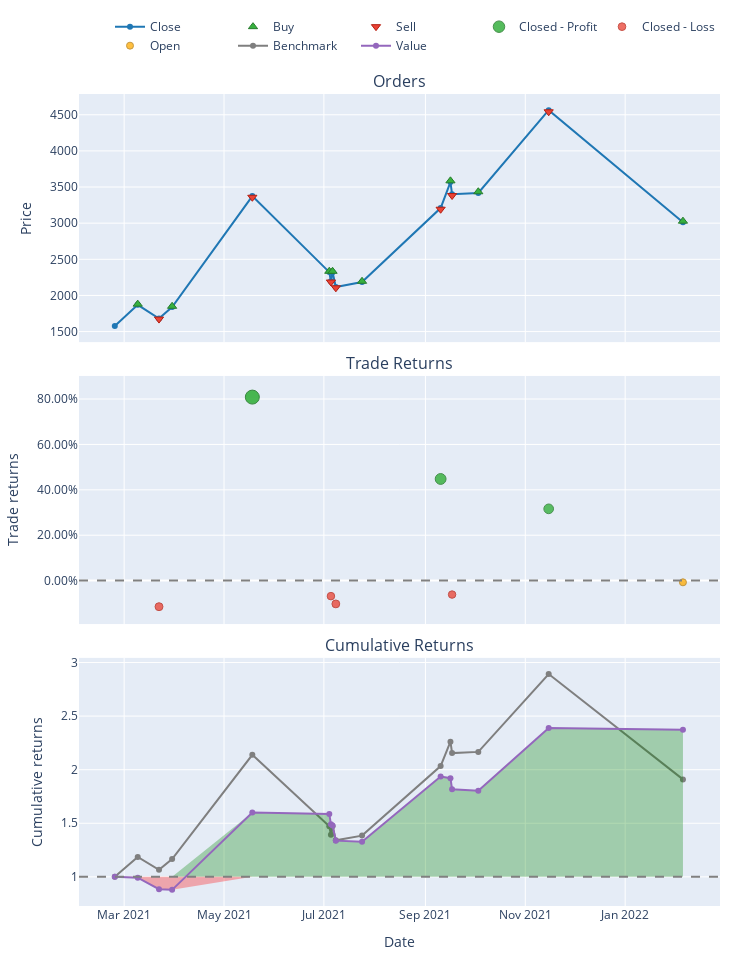

Notebook code cell kept with this figure:
### Code cell
port_og.plot().show()

### Figure 1 — Plotly figure (JSON) as saved in the notebook; plotly's stock layout.template omitted (floating-point values rounded to 4 significant figures)
{"data": [{"legendgroup": "0", "line": {"color": "#1f77b4"}, "name": "Close", "showlegend": true, "type": "scatter", "uid": "e65bb0fb-3080-42e2-8621-b3a4a1eecc6a", "x": ["2021-02-23T07:00:00", "2021-03-09T07:00:00", "2021-03-22T07:00:00", "2021-03-30T07:00:00", "2021-05-18T07:00:00", "2021-07-04T07:00:00", "2021-07-05T07:00:00", "2021-07-06T07:00:00", "2021-07-08T07:00:00", "2021-07-24T07:00:00", "2021-09-10T07:00:00", "2021-09-16T07:00:00", "2021-09-17T07:00:00", "2021-10-03T07:00:00", "2021-11-15T07:00:00", "2022-02-05T07:00:00"], "xaxis": "x", "y": [1578.0, 1870.0, 1681.0, 1840.0, 3375.0, 2323.0, 2197.0, 2323.0, 2116.0, 2185.0, 3209.0, 3568.0, 3400.0, 3418.0, 4564.0, 3013.0], "yaxis": "y"}, {"customdata": [[0, 0.05306, 0.2494], [2, 0.04775, 0.2208], [4, 0.06835, 0.3989], [6, 0.06369, 0.3717], [8, 0.06077, 0.3336], [10, 0.05384, 0.4827], [12, 0.05276, 0.4531], [14, 0.07874, 0.596]], "hovertemplate": "Order Id: %{customdata[0]}<br>Date: %{x}<br>Price: %{y}<br>Size: %{customdata[1]:.6f}<br>Fees: %{customdata[2]:.6f}", "legendgroup": "1", "marker": {"color": "#37B13F", "line": {"color": "rgb(38,123,44)", "width": 1}, "size": 8, "symbol": "triangle-up"}, "mode": "markers", "name": "Buy", "type": "scatter", "uid": "1f72e269-0308-45ac-b29b-7674ce7c3fab", "x": ["2021-03-09T07:00:00", "2021-03-30T07:00:00", "2021-07-04T07:00:00", "2021-07-06T07:00:00", "2021-07-24T07:00:00", "2021-09-16T07:00:00", "2021-10-03T07:00:00", "2022-02-05T07:00:00"], "xaxis": "x", "y": [1880.0, 1850.0, 2334.0, 2334.0, 2196.0, 3586.0, 3435.0, 3028.0], "yaxis": "y"}, {"customdata": [[1, 0.05306, 0.2219], [3, 0.04775, 0.4009], [5, 0.06835, 0.3735], [7, 0.06369, 0.3353], [9, 0.06077, 0.4851], [11, 0.05384, 0.4554], [13, 0.05276, 0.599]], "hovertemplate": "Order Id: %{customdata[0]}<br>Date: %{x}<br>Price: %{y}<br>Size: %{customdata[1]:.6f}<br>Fees: %{customdata[2]:.6f}", "legendgroup": "2", "marker": {"color": "#EA4335", "line": {"color": "rgb(181,31,18)", "width": 1}, "size": 8, "symbol": "triangle-down"}, "mode": "markers", "name": "Sell", "type": "scatter", "uid": "f5848cb9-2873-48f0-89cc-3244edb9b6fe", "x": ["2021-03-22T07:00:00", "2021-05-18T07:00:00", "2021-07-05T07:00:00", "2021-07-08T07:00:00", "2021-09-10T07:00:00", "2021-09-17T07:00:00", "2021-11-15T07:00:00"], "xaxis": "x", "y": [1673.0, 3358.0, 2186.0, 2106.0, 3193.0, 3383.0, 4541.0], "yaxis": "y"}, {"customdata": [[1, 1, 71.41], [4, 4, 59.77], [6, 6, 57.31]], "hovertemplate": "Trade Id: %{customdata[0]}<br>Position Id: %{customdata[1]}<br>Date: %{x}<br>PnL: %{customdata[1]:.6f}<br>Return: %{y}", "legendgroup": "3", "marker": {"color": "#37B13F", "line": {"color": "rgb(38,123,44)", "width": 1}, "opacity": [0.9, 0.8325, 0.8078], "size": [14, 10.85, 9.698], "symbol": "circle"}, "mode": "markers", "name": "Closed - Profit", "type": "scatter", "uid": "6a88a875-a1f7-4f53-84d9-86dad21a9ec4", "x": ["2021-05-18T07:00:00", "2021-09-10T07:00:00", "2021-11-15T07:00:00"], "xaxis": "x2", "y": [0.8086, 0.4479, 0.3162], "yaxis": "y2"}, {"customdata": [[0, 0, -11.46], [2, 2, -10.92], [3, 3, -15.25], [5, 5, -11.86]], "hovertemplate": "Trade Id: %{customdata[0]}<br>Position Id: %{customdata[1]}<br>Date: %{x}<br>PnL: %{customdata[1]:.6f}<br>Return: %{y}", "legendgroup": "4", "marker": {"color": "#EA4335", "line": {"color": "rgb(181,31,18)", "width": 1}, "opacity": [0.7701, 0.7614, 0.7678, 0.7601], "size": [7.939, 7.533, 7.831, 7.472], "symbol": "circle"}, "mode": "markers", "name": "Closed - Loss", "type": "scatter", "uid": "a2e46d95-d6bf-41f7-ab1a-700d4563a2c7", "x": ["2021-03-22T07:00:00", "2021-07-05T07:00:00", "2021-07-08T07:00:00", "2021-09-17T07:00:00"], "xaxis": "x2", "y": [-0.1149, -0.06843, -0.1026, -0.06145], "yaxis": "y2"}, {"customdata": [[7, 7, -1.782]], "hovertemplate": "Trade Id: %{customdata[0]}<br>Position Id: %{customdata[1]}<br>Date: %{x}<br>PnL: %{customdata[1]:.6f}<br>Return: %{y}", "legendgroup": "5", "marker": {"color": "#FFAA00", "line": {"color": "rgb(178,118,0)", "width": 1}, "opacity": [0.75], "size": [7], "symbol": "circle"}, "mode": "markers", "name": "Open", "type": "scatter", "uid": "5f70fd4c-c483-4e42-9689-d58c6859ec43", "x": ["2022-02-05T07:00:00"], "xaxis": "x2", "y": [-0.007475], "yaxis": "y2"}, {"legendgroup": "6", "line": {"color": "#7f7f7f"}, "name": "Benchmark", "showlegend": true, "type": "scatter", "uid": "eb884037-ccd7-4add-90ca-f9d216d025ba", "x": ["2021-02-23T07:00:00", "2021-03-09T07:00:00", "2021-03-22T07:00:00", "2021-03-30T07:00:00", "2021-05-18T07:00:00", "2021-07-04T07:00:00", "2021-07-05T07:00:00", "2021-07-06T07:00:00", "2021-07-08T07:00:00", "2021-07-24T07:00:00", "2021-09-10T07:00:00", "2021-09-16T07:00:00", "2021-09-17T07:00:00", "2021-10-03T07:00:00", "2021-11-15T07:00:00", "2022-02-05T07:00:00"], "xaxis": "x3", "y": [1, 1.186, 1.066, 1.166, 2.139, 1.472, 1.392, 1.472, 1.341, 1.385, 2.034, 2.261, 2.155, 2.166, 2.893, 1.909], "yaxis": "y3"}, {"hoverinfo": "skip", "legendgroup": "7", "line": {"color": "rgba(0, 0, 0, 0)", "width": 0}, "opacity": 0, "showlegend": false, "type": "scatter", "uid": "1c4bc801-669d-4ae7-94e4-157149eff2de", "x": ["2021-02-23T07:00:00", "2021-03-09T07:00:00", "2021-03-22T07:00:00", "2021-03-30T07:00:00", "2021-05-18T07:00:00", "2021-07-04T07:00:00", "2021-07-05T07:00:00", "2021-07-06T07:00:00", "2021-07-08T07:00:00", "2021-07-24T07:00:00", "2021-09-10T07:00:00", "2021-09-16T07:00:00", "2021-09-17T07:00:00", "2021-10-03T07:00:00", "2021-11-15T07:00:00", "2022-02-05T07:00:00"], "xaxis": "x3", "y": [1, 1, 1, 1, 1, 1, 1, 1, 1, 1, 1, 1, 1, 1, 1, 1], "yaxis": "y3"}, {"connectgaps": false, "fill": "tonexty", "fillcolor": "rgba(0, 128, 0, 0.3)", "hoverinfo": "skip", "legendgroup": "7", "line": {"color": "rgba(0, 0, 0, 0)", "width": 0}, "opacity": 0, "showlegend": false, "type": "scatter", "uid": "3f7d8e69-44c3-46cb-b630-ecdfac441b36", "x": ["2021-02-23T07:00:00", "2021-03-09T07:00:00", "2021-03-22T07:00:00", "2021-03-30T07:00:00", "2021-05-18T07:00:00", "2021-07-04T07:00:00", "2021-07-05T07:00:00", "2021-07-06T07:00:00", "2021-07-08T07:00:00", "2021-07-24T07:00:00", "2021-09-10T07:00:00", "2021-09-16T07:00:00", "2021-09-17T07:00:00", "2021-10-03T07:00:00", "2021-11-15T07:00:00", "2022-02-05T07:00:00"], "xaxis": "x3", "y": [1, 1, 1, 1, 1.6, 1.588, 1.49, 1.479, 1.338, 1.328, 1.936, 1.921, 1.817, 1.803, 2.39, 2.372], "yaxis": "y3"}, {"hoverinfo": "skip", "legendgroup": "7", "line": {"color": "rgba(0, 0, 0, 0)", "width": 0}, "opacity": 0, "showlegend": false, "type": "scatter", "uid": "a5d3b603-323a-4e17-aca7-1371d54bbb98", "x": ["2021-02-23T07:00:00", "2021-03-09T07:00:00", "2021-03-22T07:00:00", "2021-03-30T07:00:00", "2021-05-18T07:00:00", "2021-07-04T07:00:00", "2021-07-05T07:00:00", "2021-07-06T07:00:00", "2021-07-08T07:00:00", "2021-07-24T07:00:00", "2021-09-10T07:00:00", "2021-09-16T07:00:00", "2021-09-17T07:00:00", "2021-10-03T07:00:00", "2021-11-15T07:00:00", "2022-02-05T07:00:00"], "xaxis": "x3", "y": [1, 1, 1, 1, 1, 1, 1, 1, 1, 1, 1, 1, 1, 1, 1, 1], "yaxis": "y3"}, {"connectgaps": false, "fill": "tonexty", "fillcolor": "rgba(255, 0, 0, 0.3)", "hoverinfo": "skip", "legendgroup": "7", "line": {"color": "rgba(0, 0, 0, 0)", "width": 0}, "opacity": 0, "showlegend": false, "type": "scatter", "uid": "68719b3d-9c05-41e0-87a0-74ba0ef819eb", "x": ["2021-02-23T07:00:00", "2021-03-09T07:00:00", "2021-03-22T07:00:00", "2021-03-30T07:00:00", "2021-05-18T07:00:00", "2021-07-04T07:00:00", "2021-07-05T07:00:00", "2021-07-06T07:00:00", "2021-07-08T07:00:00", "2021-07-24T07:00:00", "2021-09-10T07:00:00", "2021-09-16T07:00:00", "2021-09-17T07:00:00", "2021-10-03T07:00:00", "2021-11-15T07:00:00", "2022-02-05T07:00:00"], "xaxis": "x3", "y": [1, 0.9925, 0.8854, 0.8788, 1, 1, 1, 1, 1, 1, 1, 1, 1, 1, 1, 1], "yaxis": "y3"}, {"legendgroup": "8", "line": {"color": "#9467bd"}, "name": "Value", "showlegend": true, "type": "scatter", "uid": "320200ef-7e87-4251-8306-ab6b28800d67", "x": ["2021-02-23T07:00:00", "2021-03-09T07:00:00", "2021-03-22T07:00:00", "2021-03-30T07:00:00", "2021-05-18T07:00:00", "2021-07-04T07:00:00", "2021-07-05T07:00:00", "2021-07-06T07:00:00", "2021-07-08T07:00:00", "2021-07-24T07:00:00", "2021-09-10T07:00:00", "2021-09-16T07:00:00", "2021-09-17T07:00:00", "2021-10-03T07:00:00", "2021-11-15T07:00:00", "2022-02-05T07:00:00"], "xaxis": "x3", "y": [1, 0.9925, 0.8854, 0.8788, 1.6, 1.588, 1.49, 1.479, 1.338, 1.328, 1.936, 1.921, 1.817, 1.803, 2.39, 2.372], "yaxis": "y3"}, {"hoverinfo": "skip", "legendgroup": "7", "line": {"color": "rgba(0, 0, 0, 0)", "width": 0}, "opacity": 0, "showlegend": false, "type": "scatter", "uid": "8ebd119b-98b4-425d-bcf0-339c5022603b", "x": ["2021-02-23T07:00:00", "2021-03-09T07:00:00", "2021-03-22T07:00:00", "2021-03-30T07:00:00", "2021-05-18T07:00:00", "2021-07-04T07:00:00", "2021-07-05T07:00:00", "2021-07-06T07:00:00", "2021-07-08T07:00:00", "2021-07-24T07:00:00", "2021-09-10T07:00:00", "2021-09-16T07:00:00", "2021-09-17T07:00:00", "2021-10-03T07:00:00", "2021-11-15T07:00:00", "2022-02-05T07:00:00"], "xaxis": "x3", "y": [1, 1, 1, 1, 1, 1, 1, 1, 1, 1, 1, 1, 1, 1, 1, 1], "yaxis": "y3"}], "layout": {"annotations": [{"font": {"size": 16}, "showarrow": false, "text": "Orders", "x": 0.5, "xanchor": "center", "xref": "paper", "y": 1, "yanchor": "bottom", "yref": "paper"}, {"font": {"size": 16}, "showarrow": false, "text": "Trade Returns", "x": 0.5, "xanchor": "center", "xref": "paper", "y": 0.6528, "yanchor": "bottom", "yref": "paper"}, {"font": {"size": 16}, "showarrow": false, "text": "Cumulative Returns", "x": 0.5, "xanchor": "center", "xref": "paper", "y": 0.3056, "yanchor": "bottom", "yref": "paper"}], "height": 960, "legend": {"orientation": "h", "traceorder": "normal", "x": 1, "xanchor": "right", "y": 1.042, "yanchor": "bottom"}, "margin": {"b": 30, "l": 30, "r": 30, "t": 30}, "shapes": [{"line": {"color": "gray", "dash": "dash"}, "type": "line", "x0": 0, "x1": 1, "xref": "paper", "y0": 0, "y1": 0, "yref": "y2"}, {"line": {"color": "gray", "dash": "dash"}, "type": "line", "x0": 0, "x1": 1, "xref": "paper", "y0": 1, "y1": 1, "yref": "y3"}], "width": 750, "xaxis": {"anchor": "y", "domain": [0, 1], "matches": "x3", "showticklabels": false}, "xaxis2": {"anchor": "y2", "domain": [0, 1], "matches": "x3", "showticklabels": false}, "xaxis3": {"anchor": "y3", "domain": [0, 1], "title": {"text": "Date"}}, "yaxis": {"anchor": "x", "domain": [0.6944, 1], "title": {"text": "Price"}}, "yaxis2": {"anchor": "x2", "domain": [0.3472, 0.6528], "tickformat": ".2%", "title": {"text": "Trade returns"}}, "yaxis3": {"anchor": "x3", "domain": [0, 0.3056], "title": {"text": "Cumulative returns"}}}}
